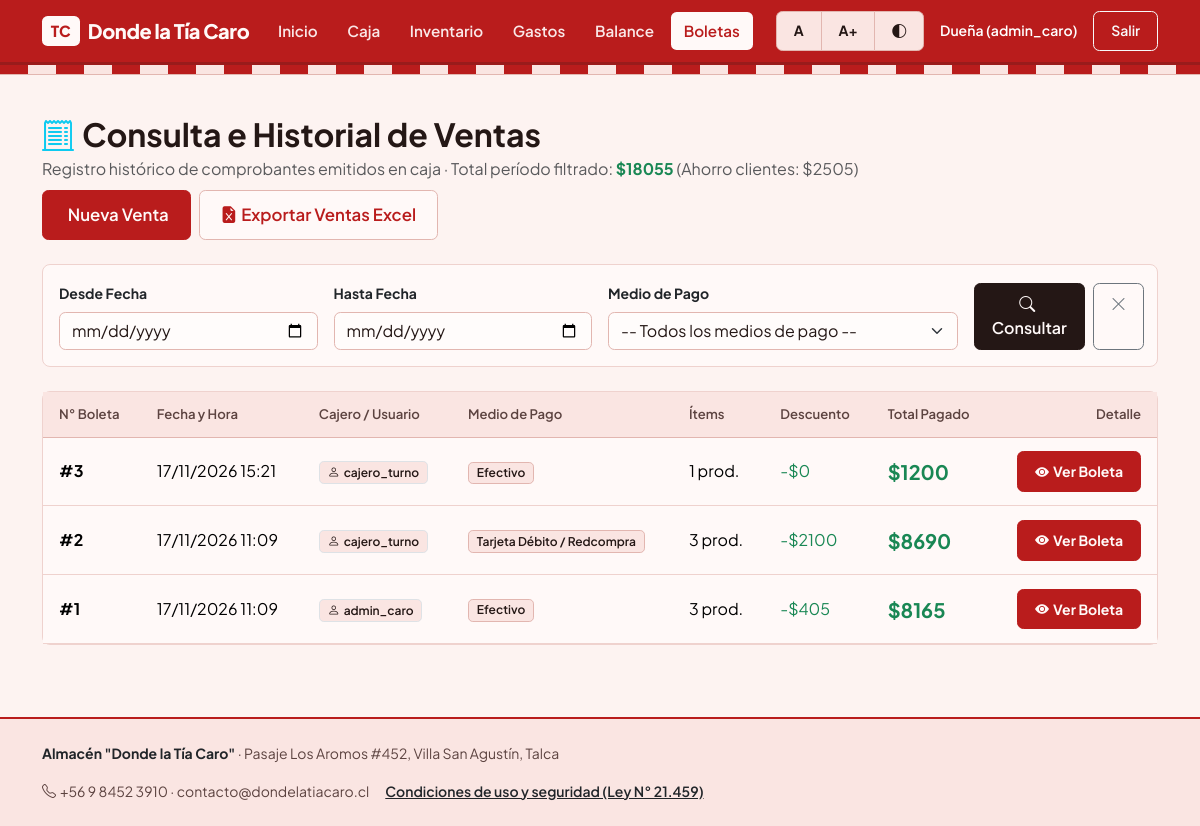
Screenshot of /ventas/historial/ (signed in) with the database file from the repository.
### productos/models.py (models this page shows, shortened)
class Boleta(models.Model):
    MEDIO_PAGO_CHOICES = [
        ('efectivo', 'Efectivo'),
        ('debito', 'Tarjeta Débito / Redcompra'),
        ('credito', 'Tarjeta Crédito'),
        ('transferencia', 'Transferencia Bancaria'),
    ]
    fecha = models.DateTimeField(auto_now_add=True)
    usuario = models.ForeignKey(
        settings.AUTH_USER_MODEL,
        on_delete=models.SET_NULL,
        null=True,
        blank=True
    )
    medio_pago = models.CharField(
        max_length=20,
        choices=MEDIO_PAGO_CHOICES,
        default='efectivo'
    )
    subtotal = models.DecimalField(max_digits=12, decimal_places=2)
    ahorro = models.DecimalField(max_digits=12, decimal_places=2)
    total = models.DecimalField(max_digits=12, decimal_places=2)
    monto_pagado = models.DecimalField(max_digits=12, decimal_places=2, default=0)
    vuelto = models.DecimalField(max_digits=12, decimal_places=2, default=0)

### productos/views.py (the view)
# urls.py: path('ventas/historial/', views.historial_boletas, name='historial_boletas'),
@login_required
def historial_boletas(request):
    desde = request.GET.get('desde', '').strip()
    hasta = request.GET.get('hasta', '').strip()
    medio_pago = request.GET.get('medio_pago', '').strip()
    boletas = Boleta.objects.select_related('usuario').prefetch_related('detalles').order_by('-fecha')
    if desde:
        boletas = boletas.filter(fecha__date__gte=desde)
    if hasta:
        boletas = boletas.filter(fecha__date__lte=hasta)
    if medio_pago:
        boletas = boletas.filter(medio_pago=medio_pago)
    total_periodo = boletas.aggregate(s=Sum('total'))['s'] or Decimal('0.00')
    ahorro_periodo = boletas.aggregate(s=Sum('ahorro'))['s'] or Decimal('0.00')
    return render(request, 'ventas/historial.html', {
        'boletas': boletas,
        'desde': desde,
        'hasta': hasta,
        'medio_pago_sel': medio_pago,
        'medios_pago': Boleta.MEDIO_PAGO_CHOICES,
        'total_periodo': total_periodo,
        'ahorro_periodo': ahorro_periodo,
    })

### templates/ventas/historial.html (shortened to what this page needs)
{% extends 'base.html' %}
{% block content %}
<div class="d-flex flex-wrap justify-content-between align-items-center gap-2 mb-4">
    <div>
        <h1 class="h2 fw-bold mb-1">
            <i class="bi bi-receipt-cutoff text-info me-2"></i>Consulta e Historial de Ventas
        </h1>
        <p class="text-muted mb-0">
            Registro histórico de comprobantes emitidos en caja · Total período filtrado: <strong class="text-success">${{ total_periodo|floatformat:0 }}</strong> (Ahorro clientes: ${{ ahorro_periodo|floatformat:0 }})
        </p>
    </div>
    <div class="d-flex gap-2">
        <a href="{% url 'ver_carrito' %}" class="btn btn-success btn-lg">
            Nueva Venta
        </a>
        {% if user.is_staff or user.is_superuser %}
        <a href="{% url 'exportar_excel' 'ventas' %}" class="btn btn-outline-success btn-lg">
            <i class="bi bi-file-earmark-excel-fill me-1"></i>Exportar Ventas Excel
        </a>
        {% endif %}
    </div>
</div>
<div class="card p-3 mb-4">
    <form method="GET" class="row g-3 align-items-end">
        <div class="col-md-3">
            <label class="form-label fw-bold small">Desde Fecha</label>
            <input type="date" name="desde" value="{{ desde }}" class="form-control">
        </div>
        <div class="col-md-3">
            <label class="form-label fw-bold small">Hasta Fecha</label>
            <input type="date" name="hasta" value="{{ hasta }}" class="form-control">
        </div>
        <div class="col-md-4">
            <label class="form-label fw-bold small">Medio de Pago</label>
            <select name="medio_pago" class="form-select">
                <option value="">-- Todos los medios de pago --</option>
            </select>
        </div>
        <div class="col-md-2 d-flex gap-2">
            <button type="submit" class="btn btn-dark w-100"><i class="bi bi-search me-1"></i>Consultar</button>
            <a href="{% url 'historial_boletas' %}" class="btn btn-outline-secondary"><i class="bi bi-x-lg"></i></a>
        </div>
    </form>
</div>
<div class="card">
    <div class="table-responsive">
        <table class="table table-hover align-middle mb-0">
            <thead class="table-light">
                <tr>
                    <th>N° Boleta</th>
                    <th>Fecha y Hora</th>
                    <th>Cajero / Usuario</th>
                    <th>Medio de Pago</th>
                    <th>Ítems</th>
                    <th>Descuento</th>
                    <th>Total Pagado</th>
                    <th class="text-end">Detalle</th>
                </tr>
            </thead>
            <tbody>
                {% for b in boletas %}
                <tr>
                    <td class="fw-bold">#{{ b.id }}</td>
                    <td>{{ b.fecha|date:"d/m/Y H:i" }}</td>
                    <td>
                        <span class="badge bg-light text-dark border">
                            <i class="bi bi-person me-1"></i>{{ b.usuario.username|default:"Sistema" }}
                        </span>
                    </td>
                    <td><span class="badge bg-info text-dark">{{ b.get_medio_pago_display }}</span></td>
                    <td>{{ b.detalles.count }} prod.</td>
                    <td class="text-success">-${{ b.ahorro|floatformat:0 }}</td>
                    <td class="fw-bold fs-5 text-success">${{ b.total|floatformat:0 }}</td>
                    <td class="text-end">
                        <a href="{% url 'ver_boleta' b.id %}" class="btn btn-sm btn-primary fw-bold">
                            <i class="bi bi-eye-fill me-1"></i>Ver Boleta
                        </a>
                    </td>
                </tr>
                {% empty %}
                <tr>
                    <td colspan="8" class="text-center py-4 text-muted">No se encontraron boletas en el rango consultado.</td>
                </tr>
                {% endfor %}
            </tbody>
        </table>
    </div>
</div>
{% endblock %}

### templates/base.html (shortened to what this page needs)
{% load static %}
<!DOCTYPE html>
<html lang="es">
<head>
    <link href="{% static 'vendor/bootstrap.min.css' %}" rel="stylesheet">
    <link href="https://cdn.jsdelivr.net/npm/bootstrap-icons@1.11.3/font/bootstrap-icons.min.css" rel="stylesheet">
    <link rel="stylesheet" href="{% static 'css/base.css' %}">
</head>
<body>
    <nav class="navbar navbar-expand-lg navbar-dark navbar-tiacaro sticky-top">
        <div class="container">
            <a class="navbar-brand d-flex align-items-center gap-2" href="{% url 'inicio' %}">
                <span class="brand-mark">TC</span>
                <span>Donde la Tía Caro</span>
            </a>
            <div class="collapse navbar-collapse" id="menuPrincipal">
                <ul class="navbar-nav me-auto mb-2 mb-lg-0 gap-1">
                    <li class="nav-item">
                        <a class="nav-link {% if request.resolver_match.url_name == 'inicio' %}active{% endif %}" href="{% url 'inicio' %}">
                            Inicio
                        </a>
                    </li>
                    {% if user.is_authenticated %}
                    <li class="nav-item">
                        <a class="nav-link {% if 'carrito' in request.path %}active{% endif %}" href="{% url 'ver_carrito' %}">
                            Caja
                        </a>
                    </li>
                    {% if user.is_staff or user.is_superuser %}
                    <li class="nav-item">
                        <a class="nav-link {% if 'productos' in request.path or 'ofertas' in request.path %}active{% endif %}" href="{% url 'producto_list' %}">
                            Inventario
                        </a>
                    </li>
                    <li class="nav-item">
                        <a class="nav-link {% if 'gastos' in request.path %}active{% endif %}" href="{% url 'gasto_list' %}">
                            Gastos
                        </a>
                    </li>
                    <li class="nav-item">
                        <a class="nav-link {% if 'finanzas' in request.path %}active{% endif %}" href="{% url 'resumen_financiero' %}">
                            Balance
                        </a>
                    </li>
                    {% endif %}
                    <li class="nav-item">
                        <a class="nav-link {% if 'ventas' in request.path or 'boleta' in request.path %}active{% endif %}" href="{% url 'historial_boletas' %}">
                            Boletas
                        </a>
                    </li>
                    {% endif %}
                </ul>
                <div class="d-flex flex-wrap align-items-center gap-2">
                    <div class="btn-group btn-group-sm" role="group" aria-label="Tamaño de letra">
                        <button type="button" class="btn btn-light fw-bold" onclick="setFontScale(1)" title="Letra normal">A</button>
                        <button type="button" class="btn btn-light fw-bold" onclick="setFontScale(1.18)" title="Letra grande">A+</button>
                        <button type="button" class="btn btn-light fw-bold" onclick="toggleContrast()" title="Alto contraste">
                            <i class="bi bi-circle-half"></i>
                        </button>
                    </div>
                    {% if user.is_authenticated %}
                        <span class="text-white small fw-semibold px-2">
                            {% if user.is_superuser or user.is_staff %}Dueña ({{ user.username }}){% else %}Cajero ({{ user.username }}){% endif %}
                        </span>
                        <form method="POST" action="{% url 'logout' %}" class="m-0">
                            <button type="submit" class="btn btn-outline-light btn-sm">
                                Salir
                            </button>
                        </form>
                    {% else %}
                        <a href="{% url 'login' %}" class="btn btn-light btn-sm fw-bold">
                            Entrar
                        </a>
                    {% endif %}
                </div>
            </div>
        </div>
    </nav>
    <div class="toldo-stripes"></div>
    <main class="container my-4 flex-grow-1">
        {% block content %}
        {% endblock %}
    </main>
    <footer class="footer-tiacaro mt-5">
        <div class="container">
            <div class="d-flex flex-wrap justify-content-between align-items-center gap-3 small">
                <div>
                    <strong class="text-dark">Almacén "Donde la Tía Caro"</strong> · Pasaje Los Aromos #452, Villa San Agustín, Talca
                </div>
                <div class="d-flex flex-wrap align-items-center gap-3">
                    <span><i class="bi bi-telephone me-1"></i>+56 9 8452 3910 · contacto@dondelatiacaro.cl</span>
                    <a href="{% url 'seguridad_ley21459' %}" class="text-dark fw-semibold text-decoration-underline">
                        Condiciones de uso y seguridad (Ley N° 21.459)
                    </a>
                </div>
            </div>
        </div>
    </footer>
</body>
</html>

### static/css/base.css (style rules this page uses)
:root { --font-scale: 1; --brand-red: #b91c1c; --brand-red-dark: #991b1b; --brand-red-tint: #fce8e6; --brand-red-border: #f5c2be; --bg-page: #fdf3f1; --surface: #fff9f8; --surface-subtle: #fae5e2; --border-hairline: #efd2ce; --border-strong: #e2b6b0; --ink: #241715; --ink-secondary: #5c4340; --ink-muted: #846763; --ok-bg: #f0fdf4; --ok-text: #166534; --ok-border: #bbf7d0; }
html { font-size: calc(16px * var(--font-scale)); }
body { background-color: var(--bg-page); color: var(--ink); font-family: 'Plus Jakarta Sans', -apple-system, BlinkMacSystemFont, sans-serif; line-height: 1.55; min-height: 100vh; display: flex; flex-direction: column; -webkit-font-smoothing: antialiased; }
body:not(.high-contrast) .bg-light, body:not(.high-contrast) .table-light, body:not(.high-contrast) .table-light > th, body:not(.high-contrast) .table-light > td { background-color: var(--surface-subtle) !important; color: var(--ink) !important; }
.navbar-tiacaro { background-color: var(--brand-red); border-bottom: 3px solid var(--brand-red-dark); padding: 0.65rem 0; }
.navbar-tiacaro .navbar-brand { color: var(--surface) !important; font-weight: 800; letter-spacing: -0.02em; font-size: 1.25rem; }
.navbar-tiacaro .brand-mark { background-color: var(--surface); color: var(--brand-red); font-weight: 800; padding: 0.2rem 0.55rem; border-radius: 0.35rem; font-size: 0.95rem; letter-spacing: 0.02em; }
.navbar-tiacaro .nav-link { color: rgba(255, 249, 248, 0.92) !important; font-weight: 600; font-size: 0.95rem; padding: 0.45rem 0.8rem !important; border-radius: 0.35rem; }
.navbar-tiacaro .nav-link:hover, .navbar-tiacaro .nav-link.active { background-color: var(--surface); color: var(--brand-red) !important; }
.card { background-color: var(--surface); border: 1px solid var(--border-hairline); border-radius: 0.5rem; box-shadow: none !important; }
.btn { font-weight: 600; padding: 0.55rem 1.05rem; border-radius: 0.4rem; box-shadow: none !important; }
.btn-lg { font-size: 1.05rem; padding: 0.7rem 1.3rem; }
.btn-primary, .btn-success { background-color: var(--brand-red) !important; border-color: var(--brand-red) !important; color: var(--surface) !important; }
.btn-dark { background-color: var(--ink) !important; border-color: var(--ink) !important; color: var(--surface) !important; }
.btn-warning, .btn-info, .btn-light { background-color: var(--surface-subtle) !important; border: 1px solid var(--border-strong) !important; color: var(--ink) !important; }
.btn-outline-success, .btn-outline-primary { color: var(--brand-red) !important; border-color: var(--border-strong) !important; background-color: var(--surface); }
.table { margin-bottom: 0; color: var(--ink); --bs-table-bg: var(--surface); --bs-table-hover-bg: var(--surface-subtle); }
.table thead th { background-color: var(--surface-subtle) !important; color: var(--ink-secondary); font-size: 0.82rem; font-weight: 600; border-bottom: 1px solid var(--border-strong); padding: 0.75rem 1rem; }
.table tbody td { background-color: var(--surface); padding: 0.85rem 1rem; border-bottom: 1px solid var(--border-hairline); }
.badge { font-weight: 600; border-radius: 0.3rem; padding: 0.35em 0.65em; }
.badge.bg-primary, .badge.bg-info, .badge.bg-secondary, .badge.bg-light { background-color: var(--surface-subtle) !important; color: var(--ink) !important; border: 1px solid var(--border-strong); }
.toldo-stripes { height: 10px; background: repeating-linear-gradient( 90deg, #b91c1c, #b91c1c 28px, #fae5e2 28px, #fae5e2 56px ); border-bottom: 1px solid var(--border-strong); }
.form-control, .form-select { background-color: #fffcfb; border: 1px solid var(--border-strong); border-radius: 0.4rem; color: var(--ink); }
footer.footer-tiacaro { margin-top: auto; background-color: var(--surface-subtle); color: var(--ink-secondary); border-top: 2px solid var(--brand-red); padding: 1.5rem 0; }

### rows the page displays
Boleta: id "3", fecha "17/11/2026 15:21", usuario.username "cajero_turno", medio_pago "Efectivo", detalles.count "1", ahorro "0", total "1200"
Boleta: id "2", fecha "17/11/2026 11:09", usuario.username "cajero_turno", medio_pago "Tarjeta Débito / Redcompra", detalles.count "3", ahorro "2100", total "8690"
Boleta: id "1", fecha "17/11/2026 11:09", usuario.username "admin_caro", medio_pago "Efectivo", detalles.count "3", ahorro "405", total "8165"

### other values shown
{{ user.username }} "admin_caro"
{{ total_periodo|floatformat:0 }} "18055"
{{ ahorro_periodo|floatformat:0 }} "2505"
